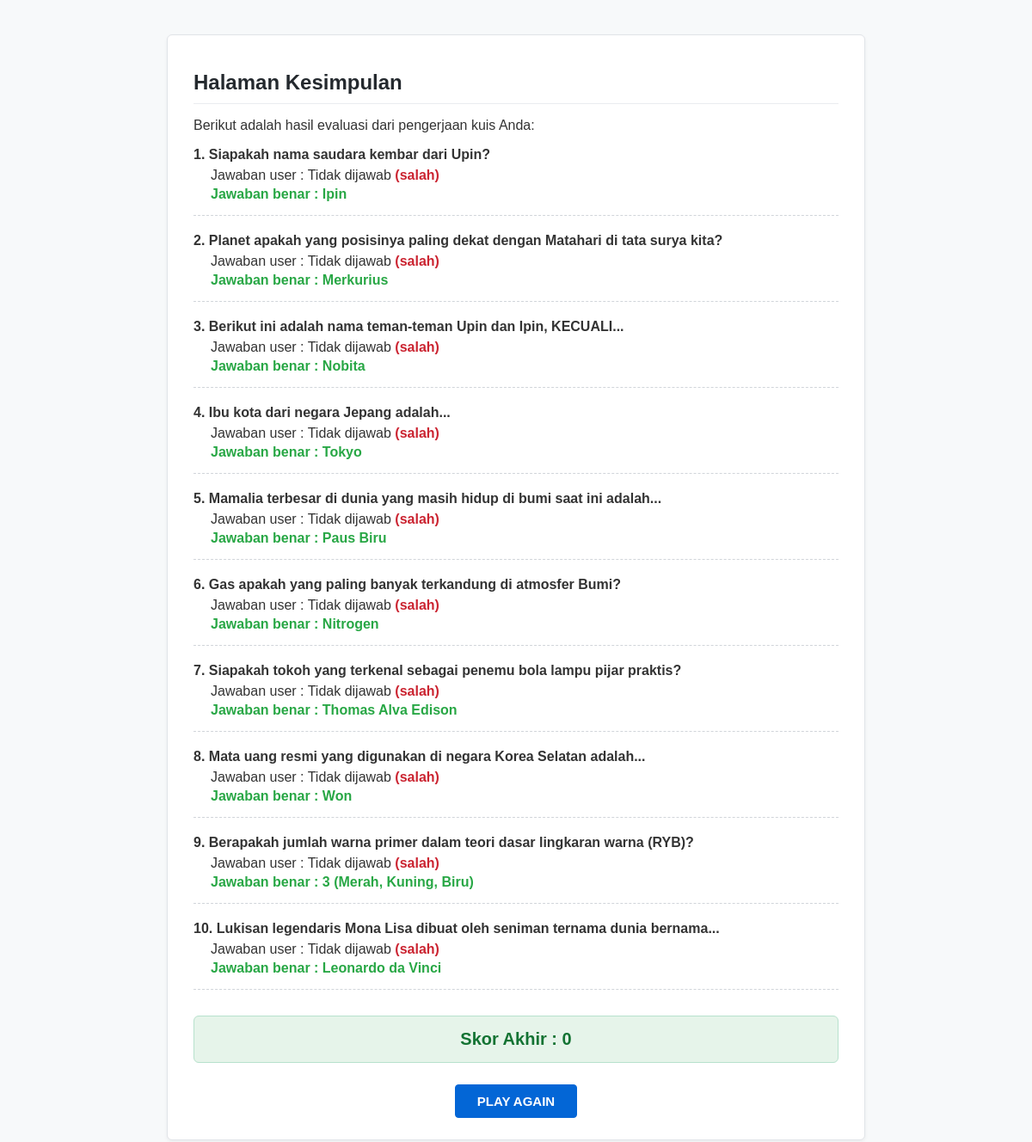
The app's page /kesimpulan.php with its own data.
### tables this page shows
CREATE TABLE `soal` (
  `idsoal` INT NOT NULL AUTO_INCREMENT,
  `nomor` INT NOT NULL,
  `pertanyaan` TEXT NOT NULL,
  `halaman_ke` INT NOT NULL,
  PRIMARY KEY (`idsoal`)
);

CREATE TABLE `jawaban` (
  `idjawaban` INT NOT NULL AUTO_INCREMENT,
  `idsoal` INT NOT NULL,
  `isi_jawaban` TEXT NOT NULL,
  `benarkah` TINYINT(1) NOT NULL,
  PRIMARY KEY (`idjawaban`),
  KEY `fk_jawaban_soal` (`idsoal`),
  CONSTRAINT `fk_jawaban_soal` FOREIGN KEY (`idsoal`) REFERENCES `soal` (`idsoal`) ON DELETE CASCADE
);

### parent.php (called while the page is built, shortened)
<?php
class orangtua {
    public function __construct() {
        $this->mysqli = new mysqli(SERVER_NAME, USER_NAME, PASSWORD, DB_NAME);
    }
}
?>

### soal.php (called while the page is built, shortened)
<?php
require_once("parent.php");
class soal extends orangtua {
    public function getAllSoal() {
        $sql = "SELECT * FROM soal ORDER BY nomor ASC";
        $stmt = $this->mysqli->prepare($sql);
        $stmt->execute();
        $res = $stmt->get_result();
        $list = array();
        while ($row = $res->fetch_assoc()) {
            $list[] = $row;
        }
        return $list;
    }
}
?>

### jawaban.php (called while the page is built, shortened)
<?php
require_once("parent.php");
class jawaban extends orangtua {
    public function getJawabanBenar($idsoal) {
        $sql = "SELECT * FROM jawaban WHERE idsoal = ? AND benarkah = 1 LIMIT 1";
        $stmt = $this->mysqli->prepare($sql);
        $stmt->bind_param("i", $idsoal);
        $stmt->execute();
        $res = $stmt->get_result();
        return $res->fetch_assoc();
    }
}
?>

### kesimpulan.php (the view, shortened to what this page needs)
<?php
require_once("soal.php");
require_once("jawaban.php");
$soalObj = new soal();
$jawabanObj = new jawaban();
$semua_soal = $soalObj->getAllSoal();
$skor_akhir = 0;
?>
<!DOCTYPE html>
<html lang="id">
<head>
    <link rel="stylesheet" href="style.css">
</head>
<body>
    <div class="container">
        <h1>Halaman Kesimpulan</h1>
        <p>Berikut adalah hasil evaluasi dari pengerjaan kuis Anda:</p>
        <?php if (empty($semua_soal)): ?>
            <p>Tidak ada data soal yang dapat ditampilkan.</p>
        <?php else: ?>
            <div class="kesimpulan-list">
                <?php foreach ($semua_soal as $s): ?>
                    <?php
                    $idsoal = (int)$s['idsoal'];
                    $isi_user = "Tidak dijawab";
                    $is_benar = false;
                    if ($is_benar) {
                        $skor_akhir += 10;
                    } else {
                        $data_benar = $jawabanObj->getJawabanBenar($idsoal);
                        $isi_benar = $data_benar ? $data_benar['isi_jawaban'] : "-";
                    }
                    ?>
                    <div class="kesimpulan-item">
                        <div class="kesimpulan-pertanyaan">
                            <?php echo $s['nomor'] . ". " . htmlentities((string)$s['pertanyaan']); ?>
                        </div>
                        <?php if ($is_benar): ?>
                            <div class="jawaban-user">
                                Jawaban user : <?php echo htmlentities((string)$isi_user); ?> <span class="teks-benar">(benar)</span>
                            </div>
                        <?php else: ?>
                            <div class="jawaban-user">
                                Jawaban user : <?php echo htmlentities((string)$isi_user); ?> <span class="teks-salah">(salah)</span>
                            </div>
                            <div class="jawaban-benar">
                                Jawaban benar : <?php echo htmlentities((string)$isi_benar); ?>
                            </div>
                        <?php endif; ?>
                    </div>
                <?php endforeach; ?>
            </div>
            <div class="skor-box">
                Skor Akhir : <?php echo $skor_akhir; ?>
            </div>
            <div style="margin-top: 25px; text-align: center;">
                <a href="index.php?action=reset" class="btn btn-primary" style="padding: 10px 25px; font-size: 15px;">PLAY AGAIN</a>
            </div>
        <?php endif; ?>
    </div>
</body>
</html>

### style.css (style rules this page uses)
body { font-family: Arial, sans-serif; background-color: #f7f9fa; color: #333; margin: 0; padding: 20px; }
.container { max-width: 750px; margin: 20px auto; background-color: #ffffff; padding: 25px 30px; border: 1px solid #e1e4e8; border-radius: 6px; box-shadow: 0 2px 4px rgba(0,0,0,0.05); }
h1, h2, h3 { color: #24292e; }
h1 { font-size: 24px; margin-bottom: 15px; padding-bottom: 10px; border-bottom: 1px solid #eaecef; }
.btn { display: inline-block; padding: 9px 18px; font-size: 14px; font-weight: bold; text-align: center; text-decoration: none; border-radius: 4px; border: 1px solid #ccc; cursor: pointer; background-color: #f6f8fa; color: #24292e; }
.btn-primary { background-color: #0366d6; color: #ffffff; border-color: #0366d6; }
.kesimpulan-item { margin-bottom: 20px; padding-bottom: 15px; border-bottom: 1px dashed #d1d5da; }
.kesimpulan-pertanyaan { font-weight: bold; margin-bottom: 6px; }
.jawaban-user { margin-left: 20px; margin-bottom: 4px; }
.jawaban-benar { margin-left: 20px; color: #28a745; font-weight: bold; }
.teks-salah { color: #cb2431; font-weight: bold; }
.skor-box { margin-top: 30px; padding: 15px; background-color: #e6f4ea; border: 1px solid #b7e1cd; border-radius: 6px; font-size: 20px; font-weight: bold; text-align: center; color: #137333; }

### records on screen
soal: nomor "1", pertanyaan "Siapakah nama saudara kembar dari Upin?", isi_user "Tidak dijawab", jawaban.isi_jawaban "Ipin"
soal: nomor "2", pertanyaan "Planet apakah yang posisinya paling dekat dengan Matahari di tata surya kita?", isi_user "Tidak dijawab", jawaban.isi_jawaban "Merkurius"
soal: nomor "3", pertanyaan "Berikut ini adalah nama teman-teman Upin dan Ipin, KECUALI...", isi_user "Tidak dijawab", jawaban.isi_jawaban "Nobita"
soal: nomor "4", pertanyaan "Ibu kota dari negara Jepang adalah...", isi_user "Tidak dijawab", jawaban.isi_jawaban "Tokyo"
soal: nomor "5", pertanyaan "Mamalia terbesar di dunia yang masih hidup di bumi saat ini adalah...", isi_user "Tidak dijawab", jawaban.isi_jawaban "Paus Biru"
soal: nomor "6", pertanyaan "Gas apakah yang paling banyak terkandung di atmosfer Bumi?", isi_user "Tidak dijawab", jawaban.isi_jawaban "Nitrogen"
soal: nomor "7", pertanyaan "Siapakah tokoh yang terkenal sebagai penemu bola lampu pijar praktis?", isi_user "Tidak dijawab", jawaban.isi_jawaban "Thomas Alva Edison"
soal: nomor "8", pertanyaan "Mata uang resmi yang digunakan di negara Korea Selatan adalah...", isi_user "Tidak dijawab", jawaban.isi_jawaban "Won"
soal: nomor "9", pertanyaan "Berapakah jumlah warna primer dalam teori dasar lingkaran warna (RYB)?", isi_user "Tidak dijawab", jawaban.isi_jawaban "3 (Merah, Kuning, Biru)"
soal: nomor "10", pertanyaan "Lukisan legendaris Mona Lisa dibuat oleh seniman ternama dunia bernama...", isi_user "Tidak dijawab", jawaban.isi_jawaban "Leonardo da Vinci"

### other values on screen
$skor_akhir "0"
